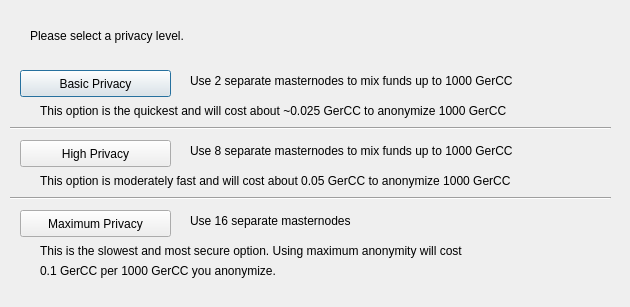
<?xml version="1.0" encoding="UTF-8"?>
<ui version="4.0">
 <class>DarksendConfig</class>
 <widget class="QDialog" name="DarksendConfig">
  <property name="geometry">
   <rect>
    <x>0</x>
    <y>0</y>
    <width>630</width>
    <height>307</height>
   </rect>
  </property>
  <property name="windowTitle">
   <string>Configure PrivateSend</string>
  </property>
  <widget class="QPushButton" name="buttonBasic">
   <property name="geometry">
    <rect>
     <x>20</x>
     <y>70</y>
     <width>151</width>
     <height>27</height>
    </rect>
   </property>
   <property name="text">
    <string>Basic Privacy</string>
   </property>
  </widget>
  <widget class="QPushButton" name="buttonHigh">
   <property name="geometry">
    <rect>
     <x>20</x>
     <y>140</y>
     <width>151</width>
     <height>27</height>
    </rect>
   </property>
   <property name="text">
    <string>High Privacy</string>
   </property>
  </widget>
  <widget class="QPushButton" name="buttonMax">
   <property name="geometry">
    <rect>
     <x>20</x>
     <y>210</y>
     <width>151</width>
     <height>27</height>
    </rect>
   </property>
   <property name="text">
    <string>Maximum Privacy</string>
   </property>
  </widget>
  <widget class="QLabel" name="label">
   <property name="geometry">
    <rect>
     <x>30</x>
     <y>20</y>
     <width>571</width>
     <height>31</height>
    </rect>
   </property>
   <property name="text">
    <string>Please select a privacy level.</string>
   </property>
  </widget>
  <widget class="QLabel" name="label_2">
   <property name="geometry">
    <rect>
     <x>190</x>
     <y>70</y>
     <width>421</width>
     <height>21</height>
    </rect>
   </property>
   <property name="text">
    <string>Use 2 separate masternodes to mix funds up to 1000 GerCC</string>
   </property>
  </widget>
  <widget class="QLabel" name="label_3">
   <property name="geometry">
    <rect>
     <x>190</x>
     <y>140</y>
     <width>411</width>
     <height>21</height>
    </rect>
   </property>
   <property name="text">
    <string>Use 8 separate masternodes to mix funds up to 1000 GerCC</string>
   </property>
  </widget>
  <widget class="QLabel" name="label_4">
   <property name="geometry">
    <rect>
     <x>190</x>
     <y>210</y>
     <width>421</width>
     <height>21</height>
    </rect>
   </property>
   <property name="text">
    <string>Use 16 separate masternodes</string>
   </property>
  </widget>
  <widget class="QLabel" name="label_6">
   <property name="geometry">
    <rect>
     <x>40</x>
     <y>100</y>
     <width>561</width>
     <height>21</height>
    </rect>
   </property>
   <property name="text">
    <string>This option is the quickest and will cost about ~0.025 GerCC to anonymize 1000 GerCC</string>
   </property>
  </widget>
  <widget class="QLabel" name="label_7">
   <property name="geometry">
    <rect>
     <x>40</x>
     <y>170</y>
     <width>561</width>
     <height>21</height>
    </rect>
   </property>
   <property name="text">
    <string>This option is moderately fast and will cost about 0.05 GerCC to anonymize 1000 GerCC</string>
   </property>
  </widget>
  <widget class="QLabel" name="label_8">
   <property name="geometry">
    <rect>
     <x>40</x>
     <y>240</y>
     <width>561</width>
     <height>21</height>
    </rect>
   </property>
   <property name="text">
    <string>This is the slowest and most secure option. Using maximum anonymity will cost</string>
   </property>
  </widget>
  <widget class="QLabel" name="label_9">
   <property name="geometry">
    <rect>
     <x>40</x>
     <y>260</y>
     <width>561</width>
     <height>21</height>
    </rect>
   </property>
   <property name="text">
    <string>0.1 GerCC per 1000 GerCC you anonymize.</string>
   </property>
  </widget>
  <widget class="Line" name="line">
   <property name="geometry">
    <rect>
     <x>10</x>
     <y>120</y>
     <width>601</width>
     <height>16</height>
    </rect>
   </property>
   <property name="orientation">
    <enum>Qt::Horizontal</enum>
   </property>
  </widget>
  <widget class="Line" name="line_2">
   <property name="geometry">
    <rect>
     <x>10</x>
     <y>190</y>
     <width>601</width>
     <height>16</height>
    </rect>
   </property>
   <property name="orientation">
    <enum>Qt::Horizontal</enum>
   </property>
  </widget>
 </widget>
 <resources/>
 <connections/>
</ui>
